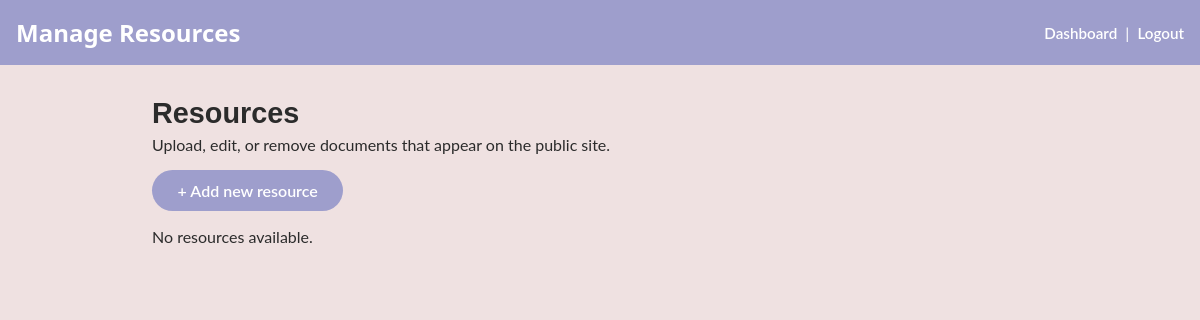
Page /portal/resources/ (signed in) on the earlier database version.
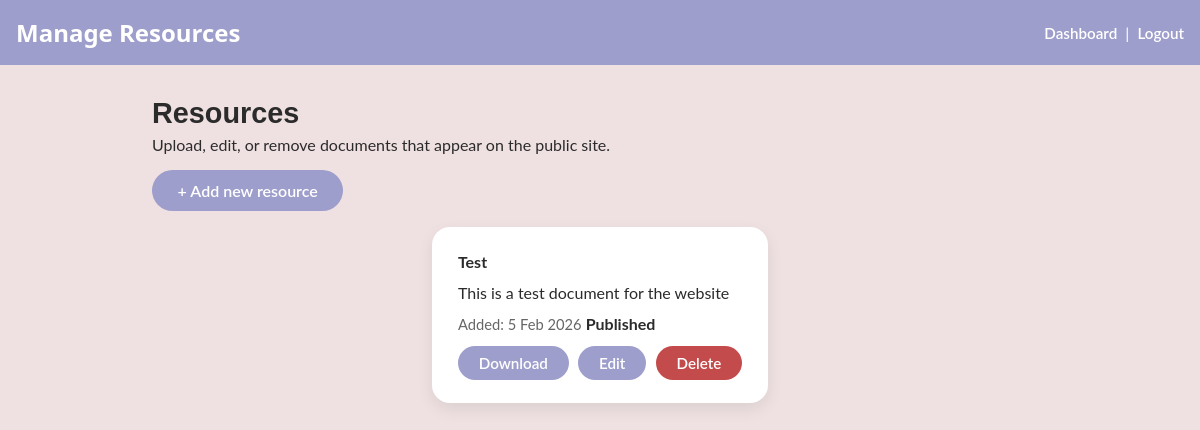
Same page on the later database version.
### SweetPeaApp/models.py (models this page shows, shortened)
class ResourceDocument(models.Model):
    title = models.CharField(max_length=200)
    description = models.TextField(blank=True)
    file = models.FileField(upload_to="resources/%Y/%m/")
    uploaded_by = models.ForeignKey(
        settings.AUTH_USER_MODEL,
        on_delete=models.SET_NULL,
        null=True,
        blank=True,
        related_name="uploaded_resources",
    )
    is_published = models.BooleanField(default=True)
    created_at = models.DateTimeField(auto_now_add=True)
    class Meta:
        ordering = ["-created_at"]

### SweetPeaApp/views.py (the view)
# urls.py: path("portal/resources/", views.resources_list, name="resources_list"),
@login_required
@user_passes_test(staff_check)
def resources_list(request):
    docs = ResourceDocument.objects.all().order_by("-created_at")
    return render(request, "SweetPeaApp/portal/resources_list.html", {"docs": docs})

### SweetPeaApp/views.py (called while the page is built)
def staff_check(user):
    return user.is_staff or user.is_superuser

### SweetPeaApp/templates/SweetPeaApp/portal/resources_list.html (shortened to what this page needs)
{% load static %}
<!DOCTYPE html>
<html lang="en">
<head>
  <link rel="stylesheet" href="{% static 'SweetPeaApp/css/portal.css' %}">
  <link rel="stylesheet" href="{% static 'SweetPeaApp/css/portal_testimonials.css' %}">
</head>
<body class="portal-body">
  <header class="portal-header">
    <h1>Manage Resources</h1>
    <nav aria-label="Portal navigation">
      <a href="{% url 'portal_dashboard' %}">Dashboard</a>
      <span aria-hidden="true"> | </span>
      <a href="{% url 'portal_logout' %}">Logout</a>
    </nav>
  </header>
  <main class="portal-wrapper" aria-labelledby="resources-heading">
    <header class="portal-heading">
      <h2 id="resources-heading">Resources</h2>
      <p>Upload, edit, or remove documents that appear on the public site.</p>
      <p>
        <a href="{% url 'resource_upload' %}" class="btn">
          + Add new resource
        </a>
      </p>
    </header>
    {% if docs %}
    <section class="testimonial-list" aria-label="Existing resources">
      {% for d in docs %}
      <article class="portal-card portal-card--fixed" aria-label="Resource">
        <section class="portal-card-body">
          <p><strong>{{ d.title }}</strong></p>
          {% if d.description %}
          <p>{{ d.description }}</p>
          {% endif %}
          <p class="portal-card-meta">
            <small>Added: {{ d.created_at|date:"j M Y" }}</small>
            {% if d.is_published %}
            <strong>Published</strong>
            {% else %}
            <strong>Unpublished</strong>
            {% endif %}
          </p>
        </section>
        <footer class="portal-actions" aria-label="Actions for this resource">
          <a href="{% url 'resource_download' d.pk %}" class="btn btn-action">Download</a>
          <a href="{% url 'resource_edit' d.pk %}" class="btn btn-action">Edit</a>
          <a href="{% url 'resource_delete' d.pk %}" class="btn btn-action btn-danger">Delete</a>
        </footer>
      </article>
      {% endfor %}
    </section>
    {% else %}
    <p>No resources available.</p>
    {% endif %}
  </main>
</body>
</html>

### SweetPeaApp/static/SweetPeaApp/css/portal.css (style rules this page uses)
body.portal-body { margin: 0; padding: 0; background-color: #EFE1E1; font-family: "Lato", sans-serif; color: #2b2b2b; }
.portal-header { background: #9E9ECC; color: white; padding: 1rem; display: flex; justify-content: space-between; align-items: center; box-sizing: border-box; width: 100%; }
.portal-header h1 { margin: 0; font-family: "Comfortaa", system-ui, sans-serif; font-size: 1.5rem; }
.portal-header nav a { color: #fff; text-decoration: none; font-weight: 600; font-size: 0.95rem; }
.portal-header nav a + span { margin: 0 0.25rem; }
.portal-card { background: #ffffff; border-radius: 20px; padding: 1.75rem 2.1rem; width: 90%; max-width: 560px; box-shadow: 0 6px 16px rgba(0, 0, 0, 0.08); }
.portal-card p { margin: 0.25rem 0 1.1rem; font-size: 1rem; }
.btn { display: inline-block; padding: 0.7rem 1.6rem; border-radius: 999px; background-color: #BFD9E3; color: #2b2b2b; text-decoration: none; font-weight: 600; font-size: 0.98rem; border: none; cursor: pointer; transition: background-color 0.2s ease, transform 0.2s ease, box-shadow 0.2s ease; }

### SweetPeaApp/static/SweetPeaApp/css/portal_testimonials.css (style rules this page uses)
.portal-wrapper { width: 100%; max-width: 960px; margin: 2rem auto 3rem; padding-left: 2rem; padding-right: 2rem; box-sizing: border-box; font-family: "Lato", sans-serif; color: #2b2b2b; }
.portal-heading h2 { font-family: "Comfortaa", sans-serif; font-size: 1.8rem; margin: 0 0 0.3rem 0; }
.portal-heading p { margin: 0.2rem 0 1rem 0; font-size: 1rem; }
.btn { display: inline-block; padding: 0.7rem 1.6rem; border-radius: 999px; background-color: #9e9ecc; color: #fff; text-decoration: none; font-weight: 600; font-size: 1rem; cursor: pointer; transition: all 0.2s ease; }
.btn-danger { background-color: #c44b4b; }
.testimonial-list { display: flex; flex-direction: column; align-items: center; gap: 1.2rem; margin-top: 1rem; }
.portal-card { display: inline-block; background: #fff; border-radius: 18px; padding: 1.4rem 1.6rem; box-shadow: 0 6px 16px rgba(0,0,0,0.08); max-width: min(70ch, 100%); width: auto; box-sizing: border-box; }
.portal-card-body p { font-size: 1rem; line-height: 1.45; margin: 0 0 0.5rem; }
.portal-card-meta small { color: #666; font-size: 0.92rem; }
.portal-actions { display: flex; justify-content: flex-end; gap: 0.6rem; margin-top: 0.7rem; }
.btn-action { padding: 0.5rem 1.3rem; font-size: 0.95rem; }

Differences in the rows shown:
added ResourceDocument: title "Test", description "This is a test document for the website", created_at "5 Feb 2026", is_published "Published"
Other differences:
text no longer shown: "No resources available."
